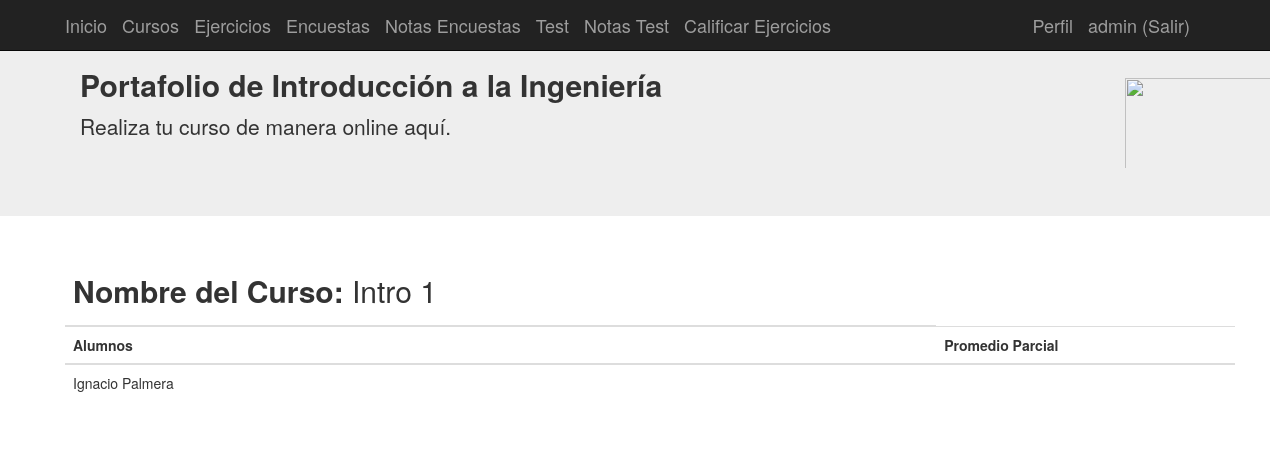
/cursos/1/ver (signed in), run on an earlier commit of the app's database.
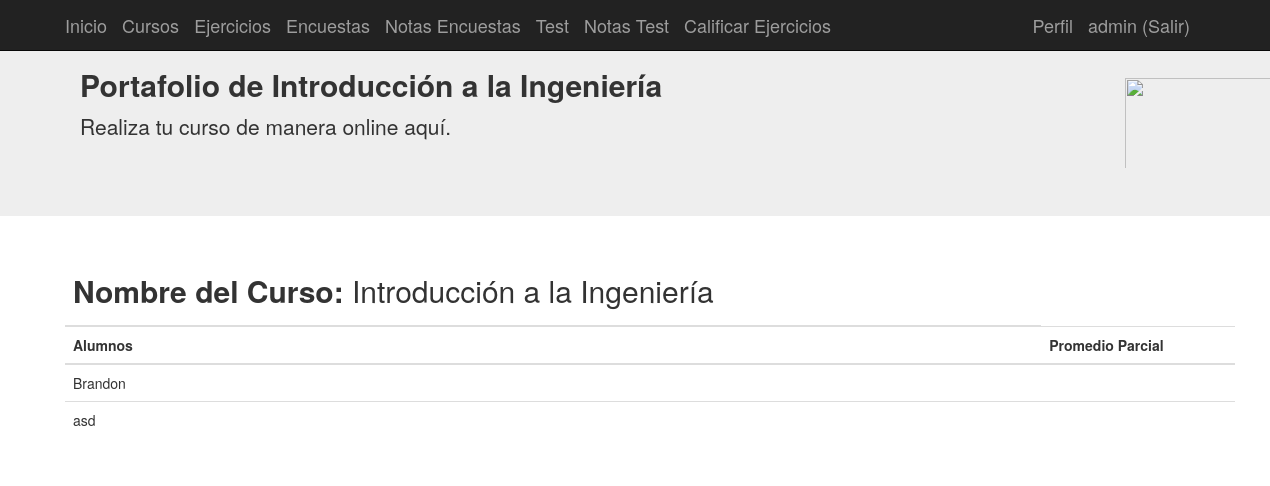
And on a later commit of the database.
### tables this page shows
CREATE TABLE cursos (
	id INTEGER NOT NULL, 
	nombre VARCHAR(100), 
	PRIMARY KEY (id)
);

CREATE TABLE alumnos (
	id INTEGER NOT NULL, 
	username VARCHAR(100) NOT NULL, 
	password_hash VARCHAR(128) NOT NULL, 
	nombre VARCHAR(200) NOT NULL, 
	email VARCHAR(200) NOT NULL, 
	"Cursoid" INTEGER NOT NULL, 
	admin BOOLEAN, 
	PRIMARY KEY (id), 
	FOREIGN KEY("Cursoid") REFERENCES cursos (id), 
	CHECK (admin IN (0, 1))
);

### aplicacion/app.py (the view)
@app.route('/cursos/<id>/ver', methods=["get", "post"])
@login_required
def cursos_ver(id):
    from aplicacion.models import  Cursos,Alumnos
    dataTable = []
    curso=Cursos.query.filter_by(id=id)
    print("curso",curso[0].nombre)
    alumnos = Alumnos.query.filter_by(Cursoid=id)
    largoalu=alumnos.count()
    print(largoalu)
    for index in range(0,largoalu):
            nombreAux=alumnos[index].nombre
            print(nombreAux)
            dataTable.append(
                        {
                            'nombreAlumno': nombreAux,
                                   }
                    )
    return render_template("cursos_ver.html",dataTable=dataTable,curso=curso)

### aplicacion/app.py (called while the page is built)
@login_manager.user_loader
def load_user(user_id):
    from aplicacion.models import Alumnos
    return Alumnos.query.get(int(user_id))

### aplicacion/models.py (called while the page is built)
    def is_admin(self):
        return self.admin

### aplicacion/templates/cursos_ver.html (shortened to what this page needs)
{% extends "base.html" %}
{% block contenido %}
<div class="container">
  <div class="row">
    <table class="table">
      <thead>
        <th><h2> <b> Nombre del Curso:</b>   {{curso[0].nombre}}</h2></th>
        <tr>
          <th scope="col">Alumnos</th>
          <th scope="col">Promedio Parcial</th>
        </tr>
      </thead>
      <tbody>
        {% for index in dataTable %}
          <tr>
              <td>{{ index.nombreAlumno }}</td>
              <td>{{ index.promedio }}</td>
          </tr>
        {% endfor %}
      </tbody>
    </table>
  </div>
</div>
{% endblock %}

What changed in the data, as far as the page shows it:
changed cursos: nombre "Intro 1" → "Introducción a la Ingeniería"
changed alumnos: nombreAlumno "Ignacio Palmera" → "Brandon"
added alumnos: nombreAlumno "asd"
